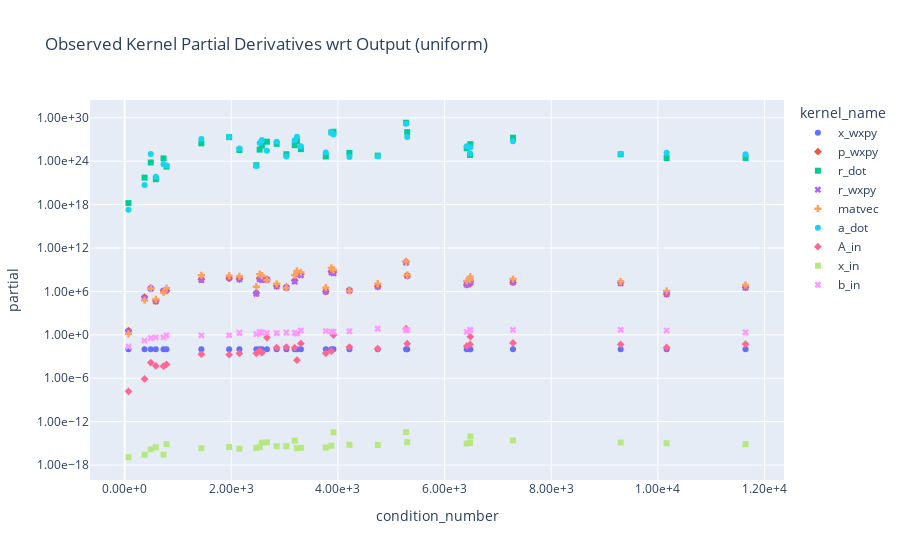
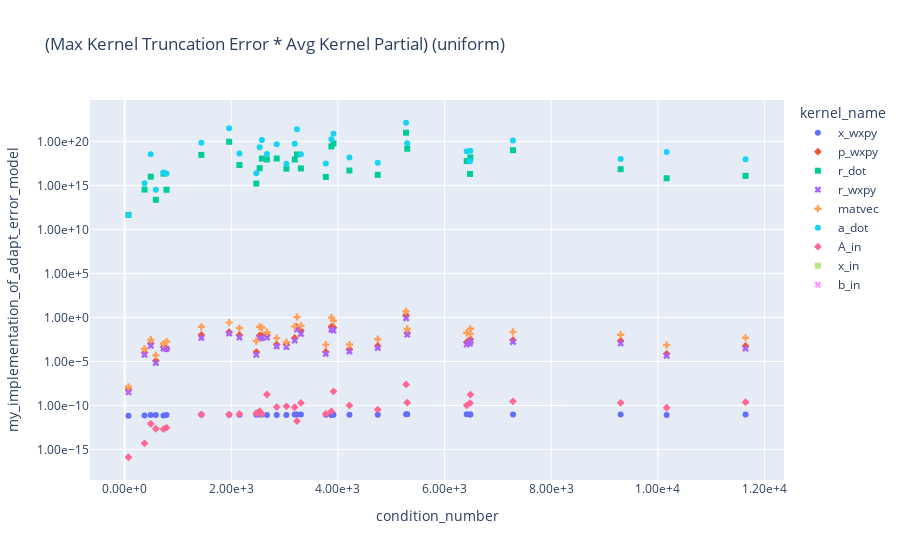
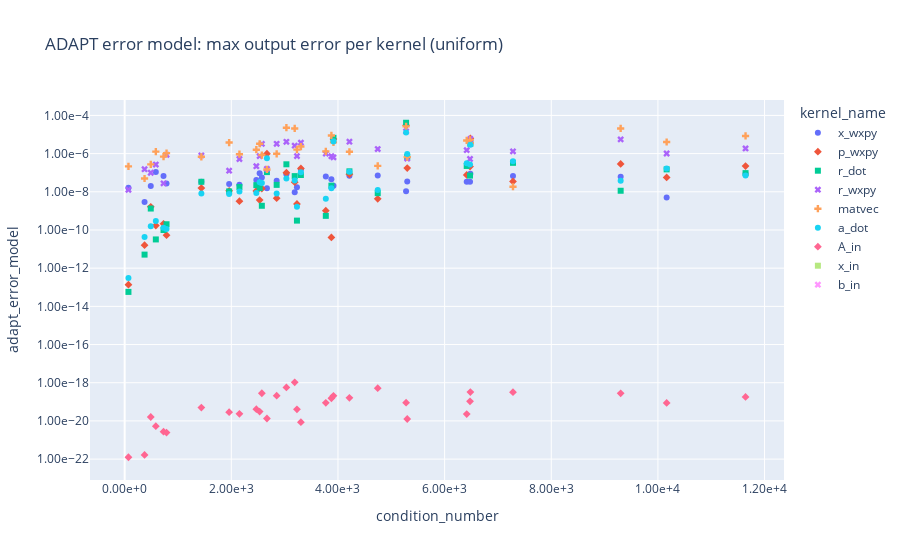

Here is the notebook cell these charts were saved with, in order:
### Code cell
# compare sampling strategies visually
ddf = [pd.DataFrame.from_dict(df) for df in [df1]]#, df3]]
for df in ddf:
    sampling_strategy = df['sample_strategy'].unique()[0]
    fig = px.scatter(
        df,
        x='condition_number',
        y='partial',
        symbol='kernel_name',
        color='kernel_name',
        log_y=True,
        title=f'Observed Kernel Partial Derivatives wrt Output ({sampling_strategy})',
    )
    fig.update_layout(yaxis_tickformat=".2e", xaxis_tickformat=".2e")
    fig.show()
    
    fig = px.scatter(
        df,
        x='condition_number',
        y='my_implementation_of_adapt_error_model',
        symbol='kernel_name',
        color='kernel_name',
        log_y=True,
        title=f'(Max Kernel Truncation Error * Avg Kernel Partial) ({sampling_strategy})',
    )
    fig.update_layout(yaxis_tickformat=".2e", xaxis_tickformat=".2e")
    fig.show()

    fig = px.scatter(
        df,
        x='condition_number',
        y='adapt_error_model',
        symbol='kernel_name',
        color='kernel_name',
        log_y=True,
        title=f'ADAPT error model: max output error per kernel ({sampling_strategy})',
    )
    fig.update_layout(yaxis_tickformat=".2e", xaxis_tickformat=".2e")
    fig.show()
